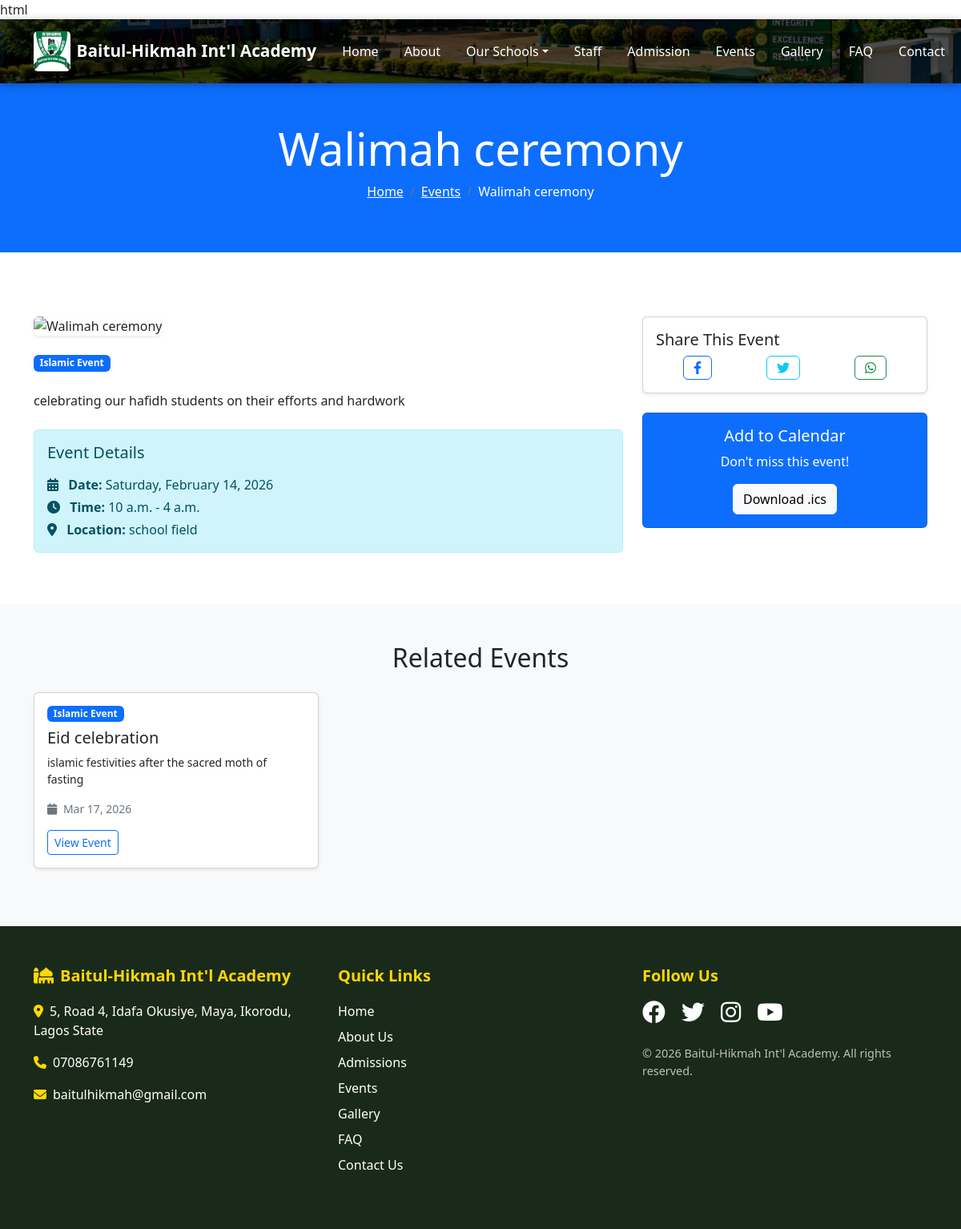
Screenshot of /events/walimah-ceremony/ with the database file from the repository.
### core/models.py (models this page shows, shortened)
class Event(models.Model):
    EVENT_TYPES = (
        ('ACADEMIC', 'Academic Event'),
        ('ISLAMIC', 'Islamic Event'),
        ('SPORTS', 'Sports Event'),
        ('PARENT', 'Parent Meeting'),
        ('HOLIDAY', 'Holiday'),
        ('OTHER', 'Other'),
    )
    title = models.CharField(max_length=200)
    slug = models.SlugField(unique=True, blank=True)
    event_type = models.CharField(max_length=20, choices=EVENT_TYPES, default='ACADEMIC')
    description = models.TextField()
    start_date = models.DateTimeField()
    end_date = models.DateTimeField()
    location = models.CharField(max_length=200)
    image = models.URLField(max_length=500, blank=True, null=True)
    is_featured = models.BooleanField(default=False)
    created_date = models.DateTimeField(auto_now_add=True)
    class Meta:
        ordering = ['start_date']

### core/views.py (the view)
# urls.py: path('events/<slug:slug>/', views.event_detail, name='event_detail'),
def event_detail(request, slug):
    event = get_object_or_404(Event, slug=slug)
    related_events = Event.objects.filter(
        event_type=event.event_type
    ).exclude(id=event.id)[:3]
    context = {
        'event': event,
        'related_events': related_events,
    }
    return render(request, 'core/event_detail.html', context)

### core/context_processors.py (called while the page is built)
def school_info(request):
    return {
        'school_name': 'Baitul-Hikmah Int\'l Academy',
        'school_address': '5, Road 4, Idafa Okusiye, Maya, Ikorodu, Lagos State',
        'school_phone': '07086761149',
        'school_email': 'baitulhikmah@gmail.com',
        'all_school_levels': SchoolLevel.objects.all().order_by('order'),
        'recent_news': News.objects.all()[:3],
    }

### templates/core/event_detail.html (shortened to what this page needs)
{% extends 'base.html' %}
{% load static %}
{% block content %}
<section class="page-header bg-primary text-white py-5">
    <div class="container">
        <div class="row">
            <div class="col-12 text-center">
                <h1 class="display-4">{{ event.title }}</h1>
                <nav aria-label="breadcrumb">
                    <ol class="breadcrumb justify-content-center">
                        <li class="breadcrumb-item"><a href="{% url 'core:home' %}" class="text-white">Home</a></li>
                        <li class="breadcrumb-item"><a href="{% url 'core:events' %}" class="text-white">Events</a></li>
                        <li class="breadcrumb-item active text-white" aria-current="page">{{ event.title }}</li>
                    </ol>
                </nav>
            </div>
        </div>
    </div>
</section>
<section class="py-5">
    <div class="container">
        <div class="row">
            <div class="col-lg-8">
                {% if event.image %}
                <img src="{{ event.image.url }}" class="img-fluid rounded shadow-sm mb-4" alt="{{ event.title }}">
                {% endif %}
                <div class="mb-4">
                    <span class="badge bg-primary">{{ event.get_event_type_display }}</span>
                </div>
                <div class="event-description">
                    {{ event.description|linebreaks }}
                </div>
                <div class="alert alert-info mt-4">
                    <h5 class="mb-3">Event Details</h5>
                    <p class="mb-1"><i class="fas fa-calendar-alt me-2"></i> <strong>Date:</strong> {{ event.start_date|date:"l, F d, Y" }}</p>
                    <p class="mb-1"><i class="fas fa-clock me-2"></i> <strong>Time:</strong> {{ event.start_date|time }} - {{ event.end_date|time }}</p>
                    <p class="mb-0"><i class="fas fa-location-dot me-2"></i> <strong>Location:</strong> {{ event.location }}</p>
                </div>
            </div>
            <div class="col-lg-4">
                <div class="card shadow-sm mb-4">
                    <div class="card-body">
                        <h5 class="card-title">Share This Event</h5>
                        <div class="d-flex justify-content-around">
                            <a href="https://www.facebook.com/sharer/sharer.php?u={{ request.build_absolute_uri }}" target="_blank" class="btn btn-outline-primary">
                                <i class="fab fa-facebook-f"></i>
                            </a>
                            <a href="https://twitter.com/intent/tweet?url={{ request.build_absolute_uri }}" target="_blank" class="btn btn-outline-info">
                                <i class="fab fa-twitter"></i>
                            </a>
                            <a href="https://wa.me/?text={{ request.build_absolute_uri }}" target="_blank" class="btn btn-outline-success">
                                <i class="fab fa-whatsapp"></i>
                            </a>
                        </div>
                    </div>
                </div>
                <div class="card bg-primary text-white">
                    <div class="card-body text-center">
                        <h5 class="card-title">Add to Calendar</h5>
                        <p class="card-text">Don't miss this event!</p>
                        <a href="#" class="btn btn-light">Download .ics</a>
                    </div>
                </div>
            </div>
        </div>
    </div>
</section>
{% if related_events %}
<section class="py-5 bg-light">
    <div class="container">
        <h2 class="text-center mb-4">Related Events</h2>
        <div class="row">
            {% for related in related_events %}
            <div class="col-md-4 mb-4">
                <div class="card h-100 shadow-sm">
                    <div class="card-body">
                        <span class="badge bg-primary mb-2">{{ related.get_event_type_display }}</span>
                        <h5 class="card-title">{{ related.title }}</h5>
                        <p class="card-text small">{{ related.description|truncatewords:15 }}</p>
                        <p class="text-muted small">
                            <i class="fas fa-calendar me-1"></i> {{ related.start_date|date:"M d, Y" }}
                        </p>
                        <a href="{% url 'core:event_detail' related.slug %}" class="btn btn-sm btn-outline-primary">View Event</a>
                    </div>
                </div>
            </div>
            {% endfor %}
        </div>
    </div>
</section>
{% endif %}
{% endblock %}

### static/css/style.css (style rules this page uses)
.card { transition: transform 0.3s, box-shadow 0.3s; }
.page-header { margin-bottom: 2rem; }

### rows the page displays
Event: title "Walimah ceremony", event_type "Islamic Event", description "celebrating our hafidh students on their efforts and hardwork", start_date "Saturday, February 14, 2026", start_date "10 a.m.", end_date "4 a.m.", location "school field"
Event: event_type "Islamic Event", title "Eid celebration", description "islamic festivities after the sacred moth of fasting", start_date "Mar 17, 2026"

### other values shown
{{ school_name }} "Baitul-Hikmah Int'l Academy"
{{ school_address }} "5, Road 4, Idafa Okusiye, Maya, Ikorodu, Lagos State"
{{ school_phone }} "07086761149"
{{ school_email }} "baitulhikmah@gmail.com"
